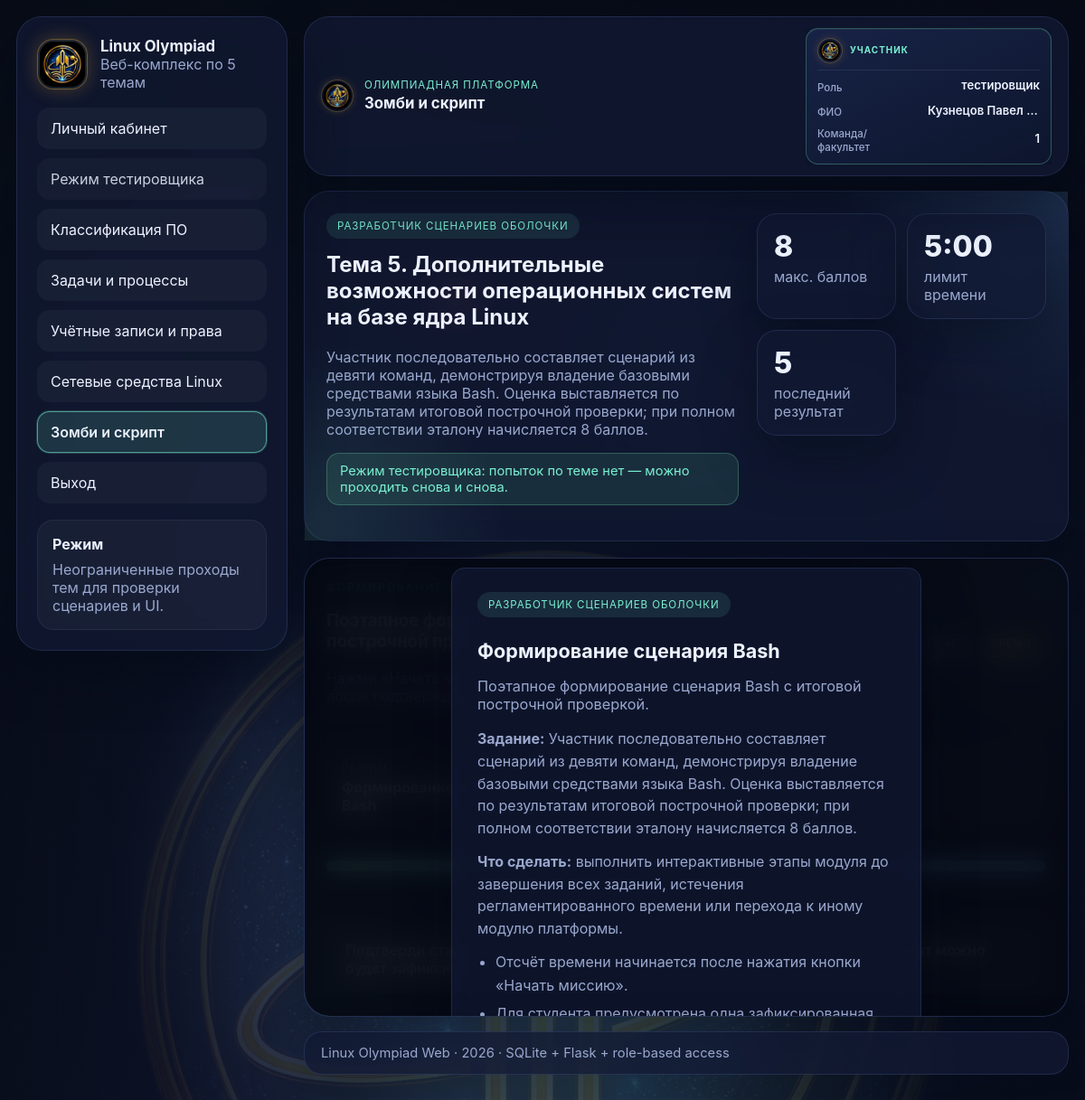
The app's page /topic/5 (signed in), older data.
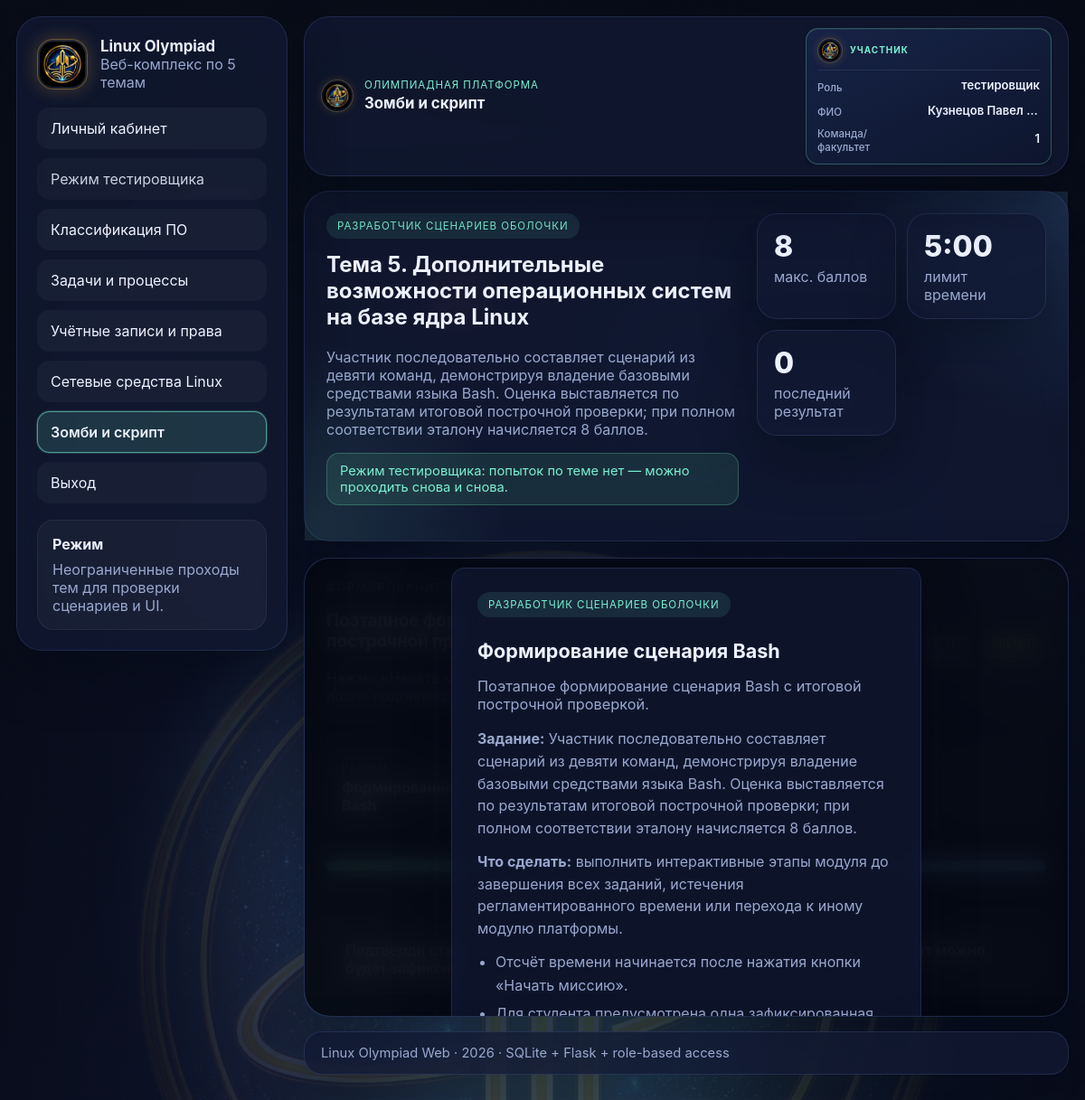
The same page, newer data.
### olympiad/models.py (models this page shows)
class TopicResult(db.Model):
    __tablename__ = "topic_results"
    id = db.Column(db.Integer, primary_key=True)
    user_id = db.Column(db.Integer, db.ForeignKey("users.id"), nullable=False)
    topic_id = db.Column(db.Integer, nullable=False)
    score = db.Column(db.Integer, nullable=False)
    max_score = db.Column(db.Integer, nullable=False)
    attempt = db.Column(db.Integer, nullable=False, default=1)
    details_json = db.Column(db.Text, nullable=True)
    created_at = db.Column(db.DateTime, default=datetime.utcnow, nullable=False)
    user = db.relationship("User", back_populates="results")

### olympiad/routes/pages.py (the view)
    @app.route("/topic/<int:topic_id>")
    @login_required
    def topic_page(topic_id: int):
        if session.get("role") == "admin":
            flash(
                "Преподаватель видит результаты через админ-панель. Для прохождения можно создать студенческий аккаунт.",
                "info",
            )
        topic = get_topic(topic_id)
        if not topic:
            flash("Такой темы нет.", "error")
            return redirect(url_for("dashboard"))
        role = session.get("role") or "student"
        is_tester = role == "tester"
        completed_result = (
            TopicResult.query.filter_by(user_id=session["user_id"], topic_id=topic_id)
            .order_by(TopicResult.created_at.desc())
            .first()
        )
        is_locked = (completed_result is not None) and not is_tester
        return render_template(
            "topic.html",
            topic=topic,
            topic_payload=json.dumps(topic, ensure_ascii=False),
            completed_result=completed_result,
            is_locked=is_locked,
            is_tester=is_tester,
            music_enabled=is_music_enabled(),
        )

### olympiad/models.py (called while the page is built)
    @property
    def full_name(self):
        parts = [self.surname, self.name, self.patronymic or ""]
        return " ".join(part for part in parts if part).strip()

### olympiad/utils/auth.py (called while the page is built)
def login_required(view_func):
    @wraps(view_func)
    def wrapper(*args, **kwargs):
        if not session.get("user_id"):
            return redirect(url_for("login"))
        return view_func(*args, **kwargs)
    return wrapper

### topics/__init__.py (called while the page is built)
def get_topic(topic_id: int):
    return TOPICS.get(topic_id)

def list_topics():
    return [TOPICS[key] for key in sorted(TOPICS.keys())]

### templates/topic.html (shortened to what the changed rows need)
{% extends "base.html" %}
{% block page_title %}{{ topic.short_title }}{% endblock %}
{% block content %}
<section class="topic-hero glass-card {{ topic.ui_theme }}">
    <div>
        <h2>{{ topic.title }}</h2>
    </div>
    <div class="hero-side-stats">
        <div class="stat-box compact">
            <div class="stat-value">{{ completed_result.score if completed_result else '—' }}</div>
            <div class="stat-label">{% if is_tester and completed_result %}последний{% else %}итоговый{% endif %} результат</div>
        </div>
    </div>
</section>
{% endblock %}

Row changes from the older to the newer data that the page shows:
no longer on this page (row unchanged): TopicResult: score "5"
added TopicResult: score "0"
